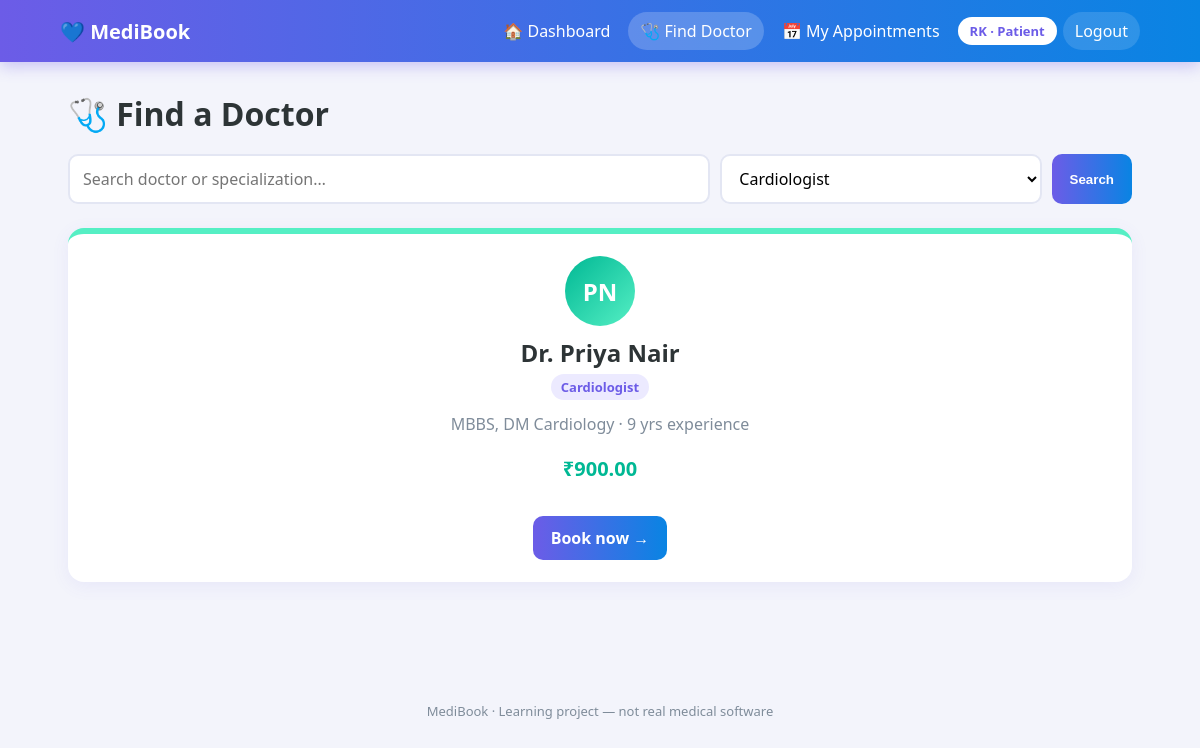
The page /doctors.php?specialization=2 (signed in) on the database its author committed.
### tables this page shows
CREATE TABLE doctors (
    id INT AUTO_INCREMENT PRIMARY KEY,
    user_id INT NOT NULL UNIQUE,
    specialization_id INT NOT NULL,
    qualification VARCHAR(150) NOT NULL,
    experience INT DEFAULT 0,
    fee DECIMAL(10,2) DEFAULT 0,
    FOREIGN KEY (user_id) REFERENCES users(id) ON DELETE CASCADE,
    FOREIGN KEY (specialization_id) REFERENCES specializations(id) ON DELETE RESTRICT
);

CREATE TABLE users (
    id INT AUTO_INCREMENT PRIMARY KEY,
    name VARCHAR(100) NOT NULL,
    email VARCHAR(120) NOT NULL UNIQUE,
    password VARCHAR(255) NOT NULL,
    role ENUM('admin','doctor','patient') NOT NULL,
    created_at TIMESTAMP DEFAULT CURRENT_TIMESTAMP
);

CREATE TABLE specializations (
    id INT AUTO_INCREMENT PRIMARY KEY,
    name VARCHAR(100) NOT NULL UNIQUE
);

### includes/config.php (called while the page is built, shortened)
<?php
function e(?string $v): string { return htmlspecialchars($v ?? '', ENT_QUOTES, 'UTF-8'); }
function initials(string $name): string {
    $name = preg_replace('/^Dr\.?\s*/i', '', $name);
    $p = preg_split('/\s+/', trim($name));
    return strtoupper(substr($p[0], 0, 1) . (isset($p[1]) ? substr($p[1], 0, 1) : ''));
}

### doctors.php (the view, shortened to what this page needs)
<?php
require_once 'includes/config.php';
$specializations = $pdo->query('SELECT * FROM specializations ORDER BY name')->fetchAll();
$q = trim($_GET['q'] ?? ''); $spec = (int)($_GET['specialization'] ?? 0);
$sql = "SELECT d.*, u.name, s.name AS specialization FROM doctors d
        JOIN users u ON u.id=d.user_id JOIN specializations s ON s.id=d.specialization_id WHERE 1=1";
$params = [];
if ($spec)     { $sql .= ' AND d.specialization_id=?'; $params[] = $spec; }
$stmt = $pdo->prepare($sql . ' ORDER BY u.name'); $stmt->execute($params); $doctors = $stmt->fetchAll();
require 'includes/header.php';
?>
<h1>🩺 Find a Doctor</h1>
<form class="filter" method="get">
  <input name="q" placeholder="Search doctor or specialization…" value="<?= e($q) ?>">
  <select name="specialization"><option value="0">All specializations</option>
    <?php foreach ($specializations as $s): ?><option value="<?= $s['id'] ?>" <?= $spec === (int)$s['id'] ? 'selected' : '' ?>><?= e($s['name']) ?></option><?php endforeach; ?>
  </select><button>Search</button>
</form>
<div class="grid">
<?php foreach ($doctors as $d): ?>
  <div class="card doc pop grad-<?= $d['specialization_id'] % 5 ?>">
    <div class="avatar"><?= e(initials($d['name'])) ?></div>
    <h2><?= e($d['name']) ?></h2>
    <span class="tag"><?= e($d['specialization']) ?></span>
    <p class="muted"><?= e($d['qualification']) ?> · <?= (int)$d['experience'] ?> yrs experience</p>
    <p class="fee">₹<?= number_format((float)$d['fee'], 2) ?></p>
    <a class="button" href="book_appointment.php?doctor=<?= $d['id'] ?>">Book now →</a>
  </div>
<?php endforeach; ?>
</div>
<?php require 'includes/footer.php'; ?>

### assets/css/style.css (style rules this page uses)
:root { --primary:#6c5ce7;--primary2:#0984e3;--green:#00b894;--orange:#fdcb6e;--pink:#fd79a8;--red:#e17055;--bg:#f3f4fb;--text:#2d3436;--muted:#7f8c9a }
* { box-sizing:border-box }
body { margin:0;font-family:'Segoe UI',system-ui,Arial,sans-serif;background:var(--bg);color:var(--text) }
a { color:var(--primary);text-decoration:none }
h1 { margin:.2em 0 .6em }
.muted { color:var(--muted) }
.card { background:#fff;padding:22px;border-radius:16px;box-shadow:0 4px 18px #6c5ce714;margin-bottom:20px }
input,select,textarea { width:100%;padding:11px 13px;border:2px solid #e3e6f3;border-radius:10px;font:inherit;background:#fff;transition:.2s }
button,.button { display:inline-block;border:0;background:linear-gradient(90deg,var(--primary),var(--primary2));color:#fff;padding:11px 18px;border-radius:10px;cursor:pointer;margin-top:14px;font-weight:600;transition:.2s }
.filter { display:grid;grid-template-columns:2fr 1fr auto;gap:10px;margin-bottom:24px }
.filter button { margin:0 }
.grid { display:grid;grid-template-columns:repeat(auto-fit,minmax(250px,1fr));gap:18px }
.doc { text-align:center;border-top:6px solid var(--primary) }
.pop { transition:.25s }
.avatar { width:70px;height:70px;border-radius:50%;margin:0 auto 10px;display:grid;place-items:center;color:#fff;font-size:24px;font-weight:800;background:linear-gradient(135deg,var(--primary),var(--pink)) }
.grad-2 .avatar { background:linear-gradient(135deg,#00b894,#55efc4) }
.grad-2 { border-color:#55efc4 }
.doc h2 { margin:6px 0 }
.tag { background:#eceaff;color:var(--primary);padding:4px 10px;border-radius:20px;font-size:13px;font-weight:700 }
.fee { font-size:20px;font-weight:800;color:var(--green) }

### rows shown on the page
doctors: user.name "PN", user.name "Dr. Priya Nair", specialization.name "Cardiologist", qualification "MBBS, DM Cardiology", experience "9", fee "900.00"

### other values the page prints
$icon "🏠"
$label "Dashboard"
$icon "🩺"
$label "Find Doctor"
$icon "📅"
$label "My Appointments"
initials($_SESSION['user']['name']) "RK"
$role "Patient"
form field specialization "Cardiologist"
